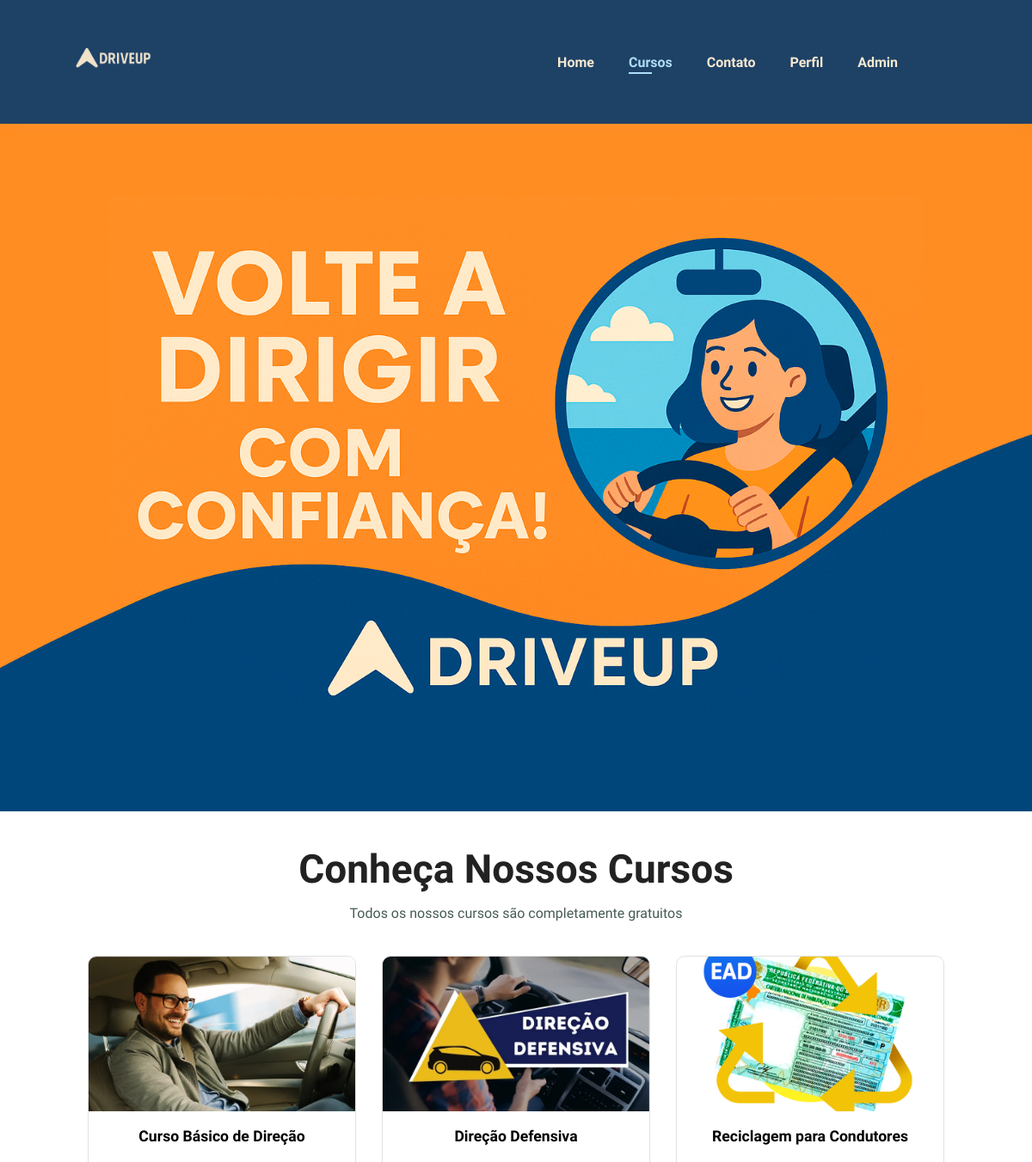
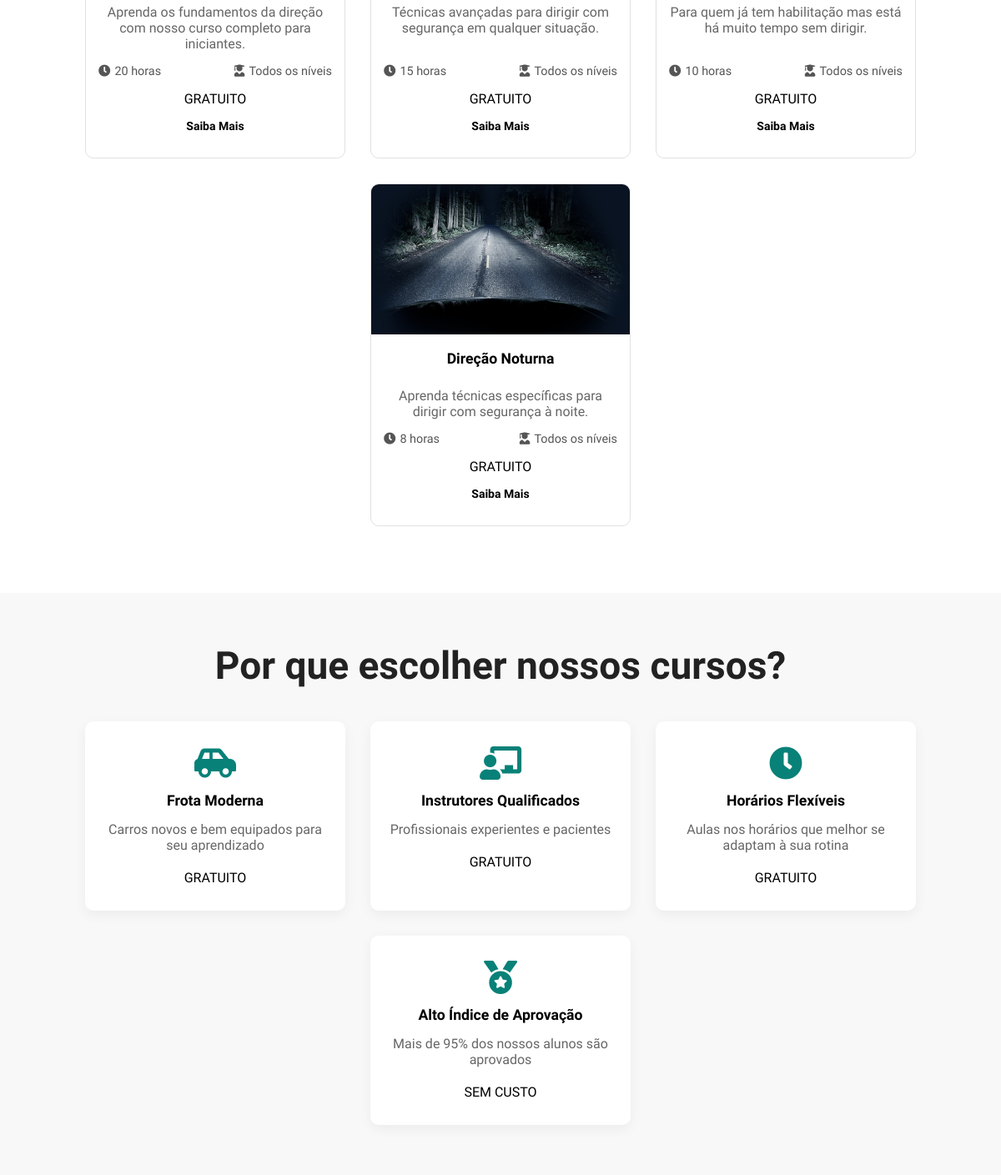
The page /cursos.php on the database its author committed (2 pictures, top to bottom).
### tables this page shows
CREATE TABLE `cursos` (
  `id_curso` int(11) NOT NULL AUTO_INCREMENT,
  `nome_curso` varchar(100) NOT NULL,
  `descricao` text NOT NULL,
  `duracao` int(11) NOT NULL COMMENT 'em horas',
  `imagem` varchar(255) NOT NULL,
  `link_video` varchar(255) NOT NULL,
  `categoria` varchar(50) DEFAULT NULL,
  `data_cadastro` timestamp NOT NULL DEFAULT current_timestamp(),
  `ativo` tinyint(1) NOT NULL DEFAULT 1,
  PRIMARY KEY (`id_curso`)
);

### cursos.php (the view, shortened to what this page needs)
<!DOCTYPE html>
<html lang="pt-br">
<head>
    <link rel="stylesheet" href="https://pro.fontawesome.com/releases/v5.10.0/css/all.css"/>
    <link rel="stylesheet" href="style.css"/>
</head>
<body>
    <section class="header" id="header">
        <a href="index.php"><img src="img/banner/logofinal2.png" class="logo" alt="" width="100px"/></a>
        <div>
            <ul class="navbar" id="navbar">
                <li><a href="index.php">Home</a></li>
                <li><a class="active" href="cursos.php">Cursos</a></li>
                <li><a href="contato.php">Contato</a></li>
                <?php
                if ($_SESSION['id_conta'] < 0) {
                    echo "<li><a href='login.php'>Login</a></li>
                          <li><a href='cadastrar.php'>Cadastre-se</a></li>";
                } else {
                    echo "<li><a href='profile.php'>Perfil</a></li>";
                }
                ?>
                <li><a href="admin.php">Admin</a></li>
                <li id="lg-bag">
                    <a href="carrinho.php"><i class="far fa-shopping-bag"></i></a>
                </li>
            </ul>
        </div>
    </section>
    <section id="page-header" class="courses-header">
    </section>
    <section id="courses" class="section-p1">
    <h2>Conheça Nossos Cursos</h2>
    <p>Todos os nossos cursos são completamente gratuitos</p>
    <div class="course-container">
        <?php
        include("include/connect.php");
        $query = "SELECT * FROM cursos WHERE ativo = 1";
        $result = mysqli_query($con, $query);
        if(mysqli_num_rows($result) > 0) {
            while($row = mysqli_fetch_assoc($result)) {
                ?>
                <div class="course-box" data-course-id="<?= $row['id_curso'] ?>">
                    <div class="course-img">
                        <img src="img/cursos/<?= $row['imagem'] ?>" alt="<?= $row['nome_curso'] ?>">
                    </div>
                    <div class="course-details">
                        <h3><?= $row['nome_curso'] ?></h3>
                        <p><?= $row['descricao'] ?></p>
                        <div class="course-info">
                            <span><i class="fas fa-clock"></i> <?= $row['duracao'] ?> horas</span>
                            <span><i class="fas fa-user-graduate"></i> <?= $row['nivel'] ?></span>
                        </div>
                        <div class="course-badge">GRATUITO</div>
                        <?php if($_SESSION['id_conta'] < 0): ?>
                            <a href="cadastrar.php" class="normal">Cadastre-se para Acessar</a>
                        <?php else: ?>
                            <button class="normal">Saiba Mais</button>
                        <?php endif; ?>
                    </div>
                </div>
                <?php
            }
        } else {
            echo "<p>Nenhum curso disponível no momento.</p>";
        }
        ?>
    </div>
</section>
    <section id="course-benefits" class="section-p1">
    <h2>Por que escolher nossos cursos?</h2>
    <div class="benefits-container">
        <div class="benefit-box">
            <i class="fas fa-car-side"></i>
            <h3>Frota Moderna</h3>
            <p>Carros novos e bem equipados para seu aprendizado</p>
            <div class="free-badge">GRATUITO</div>
        </div>
        <div class="benefit-box">
            <i class="fas fa-chalkboard-teacher"></i>
            <h3>Instrutores Qualificados</h3>
            <p>Profissionais experientes e pacientes</p>
            <div class="free-badge">GRATUITO</div>
        </div>
        <div class="benefit-box">
            <i class="fas fa-clock"></i>
            <h3>Horários Flexíveis</h3>
            <p>Aulas nos horários que melhor se adaptam à sua rotina</p>
            <div class="free-badge">GRATUITO</div>
        </div>
        <div class="benefit-box">
            <i class="fas fa-medal"></i>
            <h3>Alto Índice de Aprovação</h3>
            <p>Mais de 95% dos nossos alunos são aprovados</p>
            <div class="free-badge">SEM CUSTO</div>
        </div>
    </div>
</section>
<link href="https://cdn.jsdelivr.net/npm/sweetalert2@11/dist/sweetalert2.min.css" rel="stylesheet">
</html>

### style.css (style rules this page uses)
* { margin: 0; padding: 0; box-sizing: border-box; font-family: "Spartan", sans-serif; }
html { scroll-behavior: smooth; }
h2 { font-size: 46px; line-height: 54px; color: #222; }
p { font-size: 16px; color: #465b52; margin: 15px 0 20px 0; }
.section-p1 { padding: 40px 80px; }
body { width: 100%; }
.header { display: flex; align-items: center; justify-content: space-between; padding: 20px 80px; background: #1E4166; box-shadow: 0 5px 15px rgba(182, 176, 176, 0.06); position: sticky; z-index: 999; top: 0; left: 0; }
.navbar { display: flex; align-items: center; justify-content: center; }
.navbar li { list-style: none; padding: 0 20px; position: relative; }
.navbar li a { text-decoration: none; font-size: 16px; font-weight: 600; color: #F6E9D0; transition: 0.3s ease; }
.navbar li a:hover, .navbar li a.active { color: #AEDFF7; }
.navbar li a.active::after, .navbar li a:hover::after { content: ""; width: 30%; height: 2px; background: #AEDFF7; position: absolute; bottom: -4px; left: 20px; }
button.normal { font-size: 14px; font-weight: 600; padding: 15px 30px; color: #000; background-color: #fff; border-radius: 4px; cursor: pointer; border: none; outline: none; transition: 0.2s; }
#page-header { background-image: url("img/banner/bannermassa3.jpg"); width: 100vw; min-height: 40vh; background-size: contain; background-position: center; background-repeat: no-repeat; display: flex; justify-content: center; align-items: center; flex-direction: column; text-align: center; padding: 14px; margin: 0; }
#courses { padding: 40px 80px; text-align: center; }
.course-container { display: flex; flex-wrap: wrap; justify-content: center; gap: 30px; margin-top: 40px; }
.course-box { border: 1px solid #e1e1e1; border-radius: 10px; overflow: hidden; transition: transform 0.3s ease; width: 22%; min-width: 250px; display: flex; flex-direction: column; }
.course-img img { width: 100%; height: 180px; object-fit: cover; }
.course-details { padding: 15px; flex: 1; display: flex; flex-direction: column; }
.course-details h3 { font-size: 1.1rem; margin-bottom: 10px; }
.course-details p { color: #666; margin-bottom: 15px; flex-grow: 1; }
.course-info { display: flex; justify-content: space-between; margin-bottom: 15px; color: #555; font-size: 0.9rem; }
.course-info span { display: flex; align-items: center; gap: 5px; }
.course-details button { margin-top: auto; width: 100%; }
#course-benefits { background-color: #f8f8f8; padding: 60px 80px; text-align: center; margin-top: 40px; }
#course-benefits h2 { margin-bottom: 40px; }
.benefits-container { display: flex; flex-wrap: wrap; justify-content: center; gap: 30px; }
.benefit-box { padding: 30px 20px; background: white; border-radius: 10px; box-shadow: 0 5px 15px rgba(0,0,0,0.05); width: 22%; min-width: 200px; }
.benefit-box i { font-size: 2.5rem; color: #088178; margin-bottom: 15px; }
.benefit-box h3 { margin-bottom: 10px; font-size: 1.1rem; }
.benefit-box p { color: #666; }
@media (max-width: 1200px) { .course-box, .benefit-box { width: 30%; } }

### cursos.php (style rules this page uses)
#page-header.courses-header { background-image: url('img/banner/backdenow.png'); background-size: cover; background-position: center; width: 100vw; height: 100vh; }

### rows shown on the page
cursos: imagem (picture), nome_curso "Curso Básico de Direção", descricao "Aprenda os fundamentos da direção com nosso curso completo para iniciantes.", duracao "20", nivel "Todos os níveis"
cursos: imagem (picture), nome_curso "Direção Defensiva", descricao "Técnicas avançadas para dirigir com segurança em qualquer situação.", duracao "15", nivel "Todos os níveis"
cursos: imagem (picture), nome_curso "Reciclagem para Condutores", descricao "Para quem já tem habilitação mas está há muito tempo sem dirigir.", duracao "10", nivel "Todos os níveis"
cursos: imagem (picture), nome_curso "Direção Noturna", descricao "Aprenda técnicas específicas para dirigir com segurança à noite.", duracao "8", nivel "Todos os níveis"
